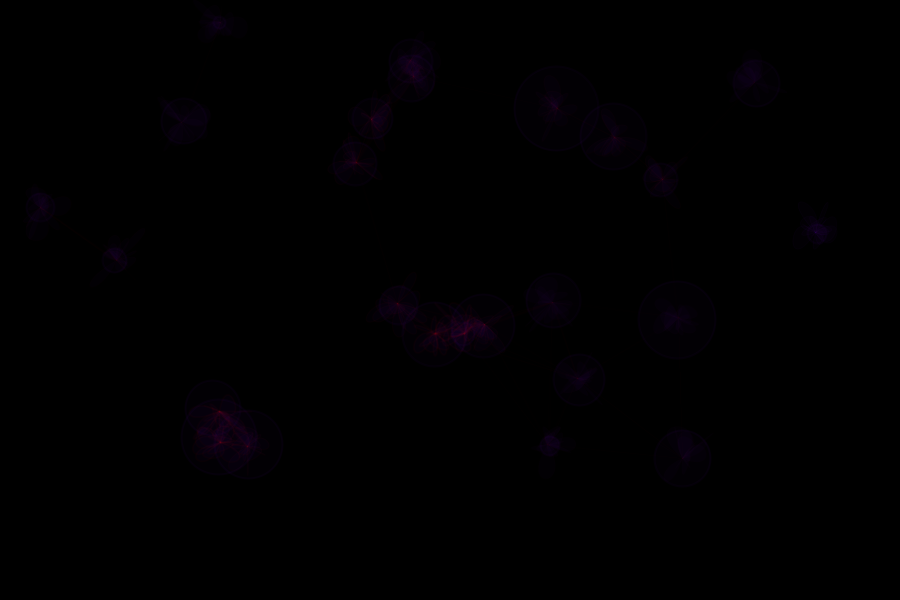
Frame 1 (no input)
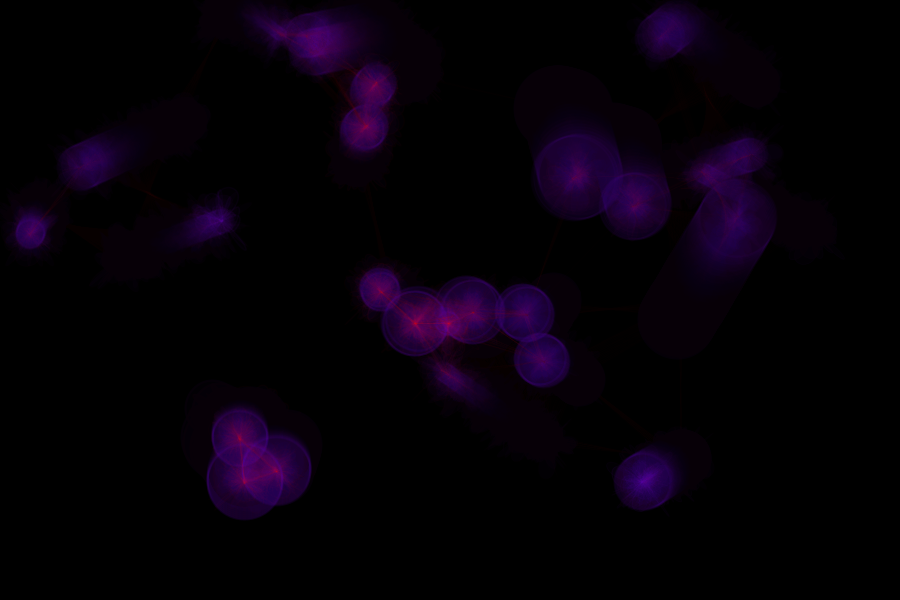
Frame 60 (the mouse pressed at the canvas centre just before this capture)
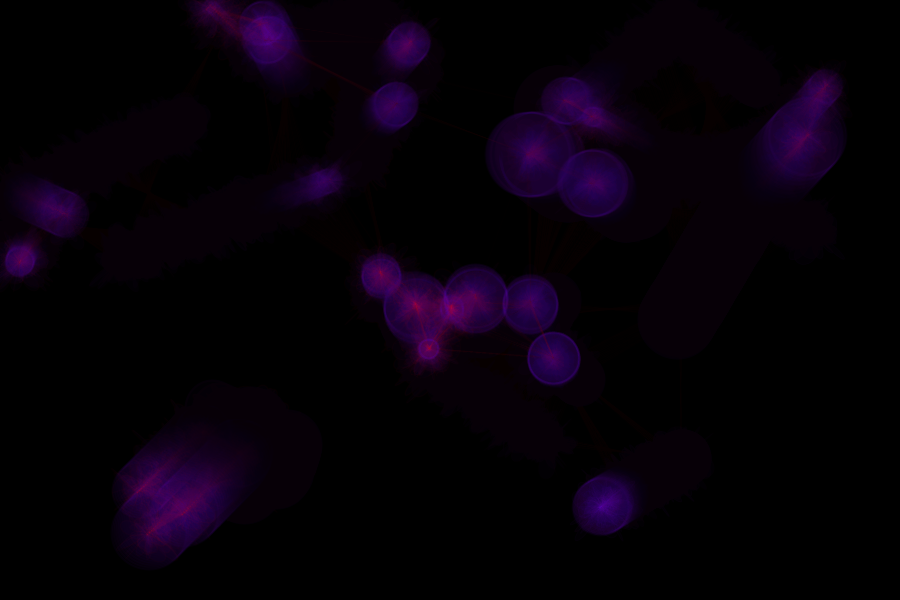
Frame 120 (the mouse held since frame 60 and released just before this capture)

The Processing sketch that drew these frames (run headless with seeded random() and noise(); from frame 60 on, the mouse is pressed at the canvas centre):

// Processing sketch: processing_64398
// ── processing_64398.pde


//  R.A. Robertson 2012.06 Core code derived from "collision test" www.kaubonschen.com
//  credit to Kim Asendorf http://openprocessing.org/visuals/?visualID=3520

Ball[] myBall;
int ballAmount = 25;
int distance = 100;
float distBalls, lineWeight, speed;
boolean toggleLoop = true;
boolean adhere = false;
boolean showCursor;
int clockStart, clockEnd, timeLapse;
float deviance, cpX, cpY;  // For bezier connector lines.

void setup() {
//  frame.setTitle("River of Souls");
//  frame.setResizable(true);
  size(900, 600);
//  float vertical = 640, aspect = 16.0 / 9.0;
//  size(int(vertical * aspect), int(vertical));
//  size(screen.width, screen.height);
  frameRate(16);
  background(0);
  smooth();

  //class setup
  myBall = new Ball[ballAmount];
  for (int i = 0; i < ballAmount; i++) {
    myBall[i] = new Ball();
    myBall[i].setup();
  }
}

void draw() {
  noStroke();
  fill(0, 18);
  rect(0, 0, width, height);
  if (!showCursor) { noCursor(); }
  else { cursor(); showCursor = false; }
  
  for (int i = 0; i < ballAmount; i++) {
    stroke(100, 10, 200, 10);
    strokeWeight(2);
    fill(100, 10, 200, 5);
    myBall[i].drawBall();
    myBall[i].step();
    myBall[i].separate();  // Physics collision and separation.
//    deviance = random(-30, 30);  // for bezier connectors.
          
    for (int j = 0; j < ballAmount; j++) {
      if (i != j) {
        distBalls = dist(myBall[i].x, myBall[i].y, myBall[j].x, myBall[j].y);
        
        // Draw connector lines.
        if (distBalls <= distance + 50) {
          lineWeight = 50/distBalls;
          stroke(lineWeight*200, lineWeight, lineWeight, 6);
          line(myBall[i].x, myBall[i].y, myBall[j].x, myBall[j].y);  // Simple lines.

//          cpX = (lerp(myBall[i].x, myBall[j].x, random(.5, 1)));  // Bezier block...
//          cpY = (lerp(myBall[i].y, myBall[j].y, random(.5, 1)));  // (cool, but costly).
//          bezier(myBall[i].x, myBall[i].y,
//                 cpX + deviance, cpY + deviance,
//                 cpX + deviance, cpY + deviance,
//                 myBall[j].x, myBall[j].y);
                 
//          stroke(lineWeight*200, lineWeight, lineWeight, 6);
        }

        //  Adhesion.
        if (distBalls <= myBall[i].d/2 + myBall[j].d/2) {
          
          // Adhesion & timer setup.
          adhere = true;  // (Connect this w/separate() conditional.)
          if (clockStart == 0) {
            clockStart = millis();
          }

          //  Adhesion: average directions.
          myBall[j].incX = (myBall[j].incX + myBall[i].incX) / 2;
          myBall[j].incY= (myBall[j].incY + myBall[i].incY) / 2;
          myBall[i].incX = (myBall[j].incX + myBall[i].incX) / 2;
          myBall[i].incY= (myBall[j].incY + myBall[i].incY) / 2;
          
          // Adhesion: duration timer and disengagement directives.
          timeLapse = millis() - clockStart;
          clockEnd = int(random(50, 20000));
          if (timeLapse >= clockEnd) {
            clockStart = 0;
            adhere = false;
            myBall[i].setInc();
            myBall[j].setInc();
          }
        }
        strokeWeight(lineWeight);
      }
    }
    
    //  Inner glow.
    for (int k = 0; k < 14; k++) {
      bezier(myBall[i].x, myBall[i].y, 
      myBall[i].x + random(-50, 50), myBall[i].y + random(-50, 50), 
      myBall[i].x + random(-50, 50), myBall[i].y + random(-50, 50), 
      myBall[i].x, myBall[i].y);
    }
  }
//  println(frameRate);
}


/* ========= Class ========== */

class Ball {
  float x, y, incX, incY;
  float speed = 2;
  int d = int(random(10, 100));
  void setup() {
    x = random(d, width - 2 * d);
    y = random(d, height - 2 * d);
    setInc();
  }

  // Speed
  void setInc() {
    incX = random(-speed, speed);
    incY = random(-speed, speed);
  }

  // Object
  void drawBall() {
    ellipse(x, y, d, d);
  }

  // Boundaries, with some allowance for resizable frame.
  void step() {
    if (x >= width - d/2) {
      x = width - d/2;
      incX = -incX;
    }      
    if (x <= 0 + d/2) {
      incX = -incX;
    }
    if (y >= height - d/2) {
      y = height - d/2;
      incY = -incY;
    }
    if (y <= 0 + d/2) {
      incY = -incY;
    }
    x += incX;
    y += incY;
    incX = constrain(incX, -speed, speed);  // This is needed in case Balls initialize inside
    incY = constrain(incY, -speed, speed);  // minDist (below). Otherwise they exceed speed.
  }

  // Collision physics a la "Bouncy Bubbles"
  // http://processing.org/learning/topics/bouncybubbles.html
  float dx, dy, distance, minDist, angle, targetX, targetY, ax, ay;
  int ballRadius = d/2;
  void separate() {
    for (int i = 0; i < ballAmount; i++) {
      dx = myBall[i].x - x;
      dy = myBall[i].y - y;
      distance = sqrt(dx*dx + dy*dy);
      minDist = myBall[i].ballRadius + ballRadius;
      if (distance < minDist && adhere == false) {
        angle = atan2(dy, dx);
        targetX = x + cos(angle) * minDist;
        targetY = y + sin(angle) * minDist;
        ax = (targetX - myBall[i].x);
        ay = (targetY - myBall[i].y);
        incX -= ax;
        incY -= ay;
        myBall[i].incX += ax;
        myBall[i].incY += ay;
      }
    }
  }
}

/* =========== UI ============= */

void mousePressed() {
  if (mouseButton == LEFT) {
    if (toggleLoop) { 
      noLoop();
      cursor();
      toggleLoop = false;
    }
    else { 
      loop(); 
      toggleLoop = true;
    }
  }
  if (mouseButton == RIGHT) {
    setup();
  }
}

void mouseMoved() {
  showCursor = true;
}
